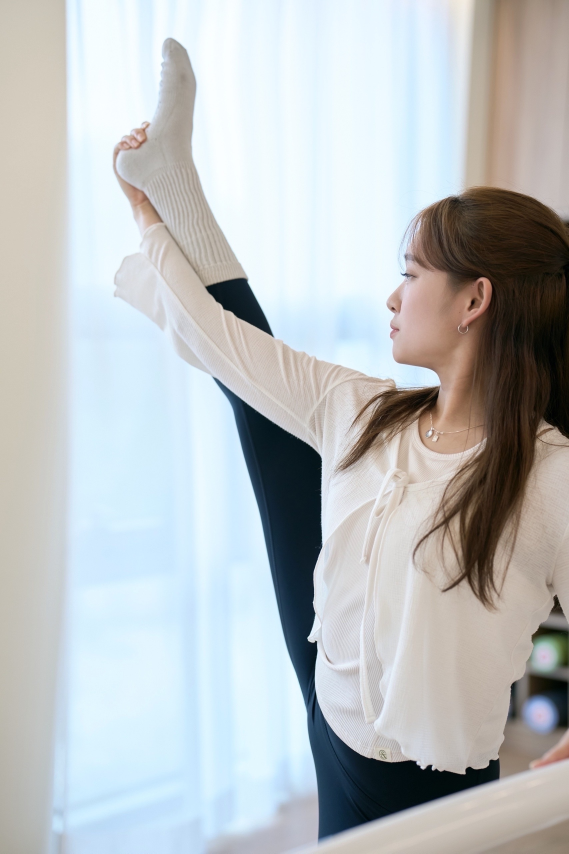
#> input picture instagram/KakaoTalk_20260512_142029503_01.jpg, 1707 x 2560 px (shown at 1/3 size)
$ python -i compose_cinqmondes_episodes.py   (imports and definitions only)
#> lines starting #> are read from the running program, lines starting #| are printed output that depends on the picture
### scripts/brand_constants.py
"""웰페리온 브랜드 상수 로더 (★정본 아님 — 원천은 ssot/brand.json)

슬라이드 합성 엔진 3종이 쓰는 색·폰트·로고 경로·브랜드 프리셋을 공급한다.
2026-07-24(배64) 이전에는 이 파일이 값의 정본이었으나, AI 가 브랜드 기준을 한 번에
학습할 수 있는 기계 원천이 필요해 원천을 ssot/brand.json 으로 옮겼다. 이 파일은
그걸 읽어 종전과 **같은 이름·같은 값**의 상수로 채우는 로더다(엔진 호환 유지·이미지 불변).

값의 원천 = ssot/brand.json (배64). 여기서 값을 고치지 말 것 — brand.json 을 고친 뒤
이 모듈을 다시 로드하면 반영된다. 이 파일은 brand.json 을 읽어 아래 동일한 이름·동일한 값의
상수로 채우는 로더다(공개 이름·값 불변 — 슬라이드 엔진 호환 유지).
JSON 로드 실패 시 조용히 죽지 않는다 — 하드코딩 폴백 값으로 채우고 stderr 에 [WARN] 을 남긴다
(콘텐츠 제작이 멈추면 안 된다).

소비처:
  - compose_barre.py  (사진형 1080x1080)
  - compose_ballet.py (compose_barre 레이아웃 재사용)
  - slide_compositor.py (텍스트형 1080x1350 / BRAND_PRESETS)

문서 정본: 웰페리온 ERP M1 "디자인 표준 마스터".
"""
from __future__ import annotations

import json
import sys
from pathlib import Path

# -----------------------------------------------------------------
# 경로
# -----------------------------------------------------------------
PROJECT_ROOT = Path.home() / "welperion-automation"
_BRAND_JSON = PROJECT_ROOT / "ssot" / "brand.json"

# -----------------------------------------------------------------
# ─────────────────────────────────────────────────────────────────────────────
# 하드코딩 폴백 값 — ssot/brand.json 로드 실패 시에만 쓰인다.
# ★여기를 고쳐도 평소에는 아무 효과가 없다(정상 경로는 brand.json 을 읽는다).
#   값을 바꾸려면 ssot/brand.json 을 고쳐라. 여기만 고치면 원천과 갈라져,
#   '고쳤는데 왜 안 바뀌지' + 'JSON 이 깨진 날에만 옛 색이 나오는' 최악의 조합이 된다.
#   폴백을 바꿔야 할 유일한 이유 = brand.json 을 고친 뒤 둘을 같은 값으로 맞출 때.
# ─────────────────────────────────────────────────────────────────────────────
# -----------------------------------------------------------------
_FALLBACK_FONT_DIR = PROJECT_ROOT / "2. 브랜드_자료" / "02_로고&워터마크&FONT" / "font"
_FALLBACK_LOGO_DIR = PROJECT_ROOT / "instagram" / "_assets" / "logo"

_FALLBACK = {
    "FONT_DIR": _FALLBACK_FONT_DIR,
    "FONT_BOLD": _FALLBACK_FONT_DIR / "Pretendard-Bold.otf",
    "FONT_SEMIBOLD": _FALLBACK_FONT_DIR / "Pretendard-SemiBold.otf",
    "FONT_MEDIUM": _FALLBACK_FONT_DIR / "Pretendard-Medium.otf",
    "LOGO_DIR": _FALLBACK_LOGO_DIR,
    "LOGO_WHITE_ALPHA": _FALLBACK_LOGO_DIR / "wellperion_white_alpha.png",
    "LOGO_BEIGE_ALPHA": _FALLBACK_LOGO_DIR / "wellperion_beige_alpha.png",
    "BEIGE": (183, 159, 138),
    "BLACK_BG": (34, 31, 32),
    "WHITE": (255, 255, 255),
    "GRAY": (170, 160, 152),
    "HIGHLIGHT": (237, 91, 63),
    "CHIP_BEIGE": (186, 162, 140),
    "SEP_LINE": (171, 161, 151),
    "DUOTONE_DARK": "#221F20",
    "DUOTONE_LIGHT": "#B79F8A",
    "BRAND_PRESETS": {
        "main": {
            "primary": (183, 159, 138), "background": (34, 31, 32), "accent": (237, 91, 63),
            "text": (255, 255, 255), "text_secondary": (183, 159, 138), "wordmark": "W  WELLPERION",
        },
        "sports_club": {
            "primary": (63, 113, 176), "background": (37, 59, 108), "accent": (183, 159, 138),
            "text": (255, 255, 255), "text_secondary": (210, 220, 240), "wordmark": "WELLPERION SPORTS CLUB",
        },
        "squash": {
            "primary": (210, 210, 210), "background": (119, 150, 142), "accent": (183, 159, 138),
            "text": (255, 255, 255), "text_secondary": (220, 230, 225), "wordmark": "W  SQUASH",
        },
        "pt": {
            "primary": (181, 72, 64), "background": (81, 43, 50), "accent": (183, 159, 138),
            "text": (255, 255, 255), "text_secondary": (220, 200, 195), "wordmark": "W  PT",
        },
        "golf": {
            "primary": (51, 115, 66), "background": (19, 33, 23), "accent": (183, 159, 138),
            "text": (255, 255, 255), "text_secondary": (200, 215, 200), "wordmark": "W  GOLF",
        },
        "swimming": {
            "primary": (33, 87, 104), "background": (23, 44, 66), "accent": (183, 159, 138),
            "text": (255, 255, 255), "text_secondary": (200, 215, 225), "wordmark": "W  SWIMMING",
        },
        "pilates": {
            "primary": (196, 69, 88), "background": (130, 42, 55), "accent": (183, 159, 138),
            "text": (255, 255, 255), "text_secondary": (230, 200, 205), "wordmark": "W  PILATES",
        },
        "gymnastic": {
            "primary": (194, 186, 214), "background": (86, 58, 97), "accent": (183, 159, 138),
            "text": (255, 255, 255), "text_secondary": (220, 215, 230), "wordmark": "W  GYMNASTIC",
        },
        "spa": {
            "primary": (201, 169, 110), "background": (250, 247, 242), "accent": (139, 26, 47),
            "text": (34, 31, 32), "text_secondary": (139, 26, 47), "wordmark": "WELLPERION × Cinq Mondes",
        },
    },
}


def _load() -> dict:
    """ssot/brand.json 에서 값을 읽어 로더용 딕셔너리로 변환. 실패 시 폴백 + [WARN]."""
    try:
        with open(_BRAND_JSON, "r", encoding="utf-8") as f:
#> (reads ssot/brand.json from the repository)
            data = json.load(f)

        def rgb(hex_entry: dict) -> tuple:
            return tuple(hex_entry["rgb"])

        core = data["colors"]["core"]
        presets_raw = data["colors"]["department_presets"]
        presets = {}
        for key, preset in presets_raw.items():
            presets[key] = {
                "primary": rgb(preset["primary"]),
                "background": rgb(preset["background"]),
                "accent": rgb(preset["accent"]),
                "text": rgb(preset["text"]),
                "text_secondary": rgb(preset["text_secondary"]),
                "wordmark": preset["wordmark"],
            }
#> further down, picture is the input picture: PIL image 1707x2560 RGB; mean R, G, B 187, 191.2, 192.8

        fonts = data["fonts"]
        logo = data["logo"]

        return {
            "FONT_DIR": Path(fonts["FONT_DIR"]),
            "FONT_BOLD": Path(fonts["FONT_BOLD"]),
            "FONT_SEMIBOLD": Path(fonts["FONT_SEMIBOLD"]),
            "FONT_MEDIUM": Path(fonts["FONT_MEDIUM"]),
            "LOGO_DIR": Path(logo["LOGO_DIR"]),
            "LOGO_WHITE_ALPHA": Path(logo["LOGO_WHITE_ALPHA"]),
            "LOGO_BEIGE_ALPHA": Path(logo["LOGO_BEIGE_ALPHA"]),
            "BEIGE": rgb(core["BEIGE"]),
            "BLACK_BG": rgb(core["BLACK_BG"]),
            "WHITE": rgb(core["WHITE"]),
            "GRAY": rgb(core["GRAY"]),
            "HIGHLIGHT": rgb(core["HIGHLIGHT"]),
            "CHIP_BEIGE": rgb(core["CHIP_BEIGE"]),
            "SEP_LINE": rgb(core["SEP_LINE"]),
            "DUOTONE_DARK": core["DUOTONE_DARK"],
            "DUOTONE_LIGHT": core["DUOTONE_LIGHT"],
            "BRAND_PRESETS": presets,
        }
    except Exception as exc:  # noqa: BLE001 — 조용한 실패 금지, 폴백으로 계속 진행
        print(f"[WARN] ssot/brand.json 로드 실패({exc}) — brand_constants.py 하드코딩 폴백 값 사용", file=sys.stderr)
        return _FALLBACK


_values = _load()

FONT_DIR = _values["FONT_DIR"]
FONT_BOLD = _values["FONT_BOLD"]
FONT_SEMIBOLD = _values["FONT_SEMIBOLD"]
FONT_MEDIUM = _values["FONT_MEDIUM"]

LOGO_DIR = _values["LOGO_DIR"]
LOGO_WHITE_ALPHA = _values["LOGO_WHITE_ALPHA"]
LOGO_BEIGE_ALPHA = _values["LOGO_BEIGE_ALPHA"]

# -----------------------------------------------------------------
# 브랜드 색상 (사진형 엔진 — compose_barre / compose_ballet 공유)
# -----------------------------------------------------------------
BEIGE = _values["BEIGE"]              # #B79F8A
BLACK_BG = _values["BLACK_BG"]        # #221F20
WHITE = _values["WHITE"]
GRAY = _values["GRAY"]                # 날짜·메타 텍스트
HIGHLIGHT = _values["HIGHLIGHT"]      # #ED5B3F 액센트 (텍스트형 main 프리셋)
CHIP_BEIGE = _values["CHIP_BEIGE"]    # 우상단 칩 배경
SEP_LINE = _values["SEP_LINE"]        # 표지 분리선 (compose_cover y=701~702)

# 듀오톤 기본 hex (BLACK + BEIGE — 발레·스쿼시 완성본 표준)
DUOTONE_DARK = _values["DUOTONE_DARK"]
DUOTONE_LIGHT = _values["DUOTONE_LIGHT"]

# -----------------------------------------------------------------
# 브랜드 프리셋 (241030 가이드 — 텍스트형 slide_compositor)
# -----------------------------------------------------------------
BRAND_PRESETS = _values["BRAND_PRESETS"]

### scripts/compose_cinqmondes_episodes.py
"""생크몽드(Cinq Mondes) IG 3편(Episode) 슬라이드 생성 (2026-06-11 GM 결재 · 보강).

생크몽드 팀 공유용 — 외부 파트너 스파 소개를 3편 에피소드로 전량 제작.
엔진 = compose_spa_cinqmondes / compose_barre 헬퍼 재사용(새 엔진 손코딩 금지).

편당 디자인(2026-06-11 GM 피드백 반영 — 편당 6장):
  - ig_01 = 표지(커버) — 웰페리온 1p 정본 65/35 구조(compose_barre.compose_cover 구조 차용),
    제목 영역에 생크몽드 브랜드색(버건디) 밴드 + 크림 글자·골드 분리선(2026-06-11 GM 피드백)
  - ig_02~05 = 본문 — 웰페리온 정본 본문(compose_barre.compose_story) 3단 구조 벤치마킹:
    하단 그라디언트 위 메타라인(회색) → 한글 대제목(크림 bold) → 서브텍스트(골드)
  - ig_06 = 임팩트 클로징 — 강한 타이포 + 공동 로고 + 우아한 여운 한 줄(문의 CTA 제거·세일즈 No)
  - 전 슬라이드: 좌상단 = 웰페리온 로고 / 우상단 = 생크몽드 로고 (공동 브랜딩)
  - 페이지 카운트 없음
  - 톤: 크림 #FAF7F2 / 버건디 #8B1A2F / 골드 #C9A96E

산출: instagram/260611_생크몽드_ep1|ep2|ep3/ (각 6장, ig_01~06)
"""
from __future__ import annotations

import sys
from pathlib import Path
from PIL import Image, ImageDraw, ImageFont, ImageEnhance

sys.path.insert(0, str(Path(__file__).parent))
from brand_constants import (
    PROJECT_ROOT,
    LOGO_WHITE_ALPHA,
    FONT_BOLD, FONT_SEMIBOLD, FONT_MEDIUM,
    BRAND_PRESETS,
)
from compose_barre import center_crop_fill

W, H = 1080, 1080

SPA = BRAND_PRESETS["spa"]
BG_IVORY = SPA["background"]
TEXT_DARK = SPA["text"]
WHITE = (255, 255, 255)

CINQ_LOGO = PROJECT_ROOT / "_assets" / "logo" / "cinq_mondes_logo_a.png"

# 2026-06-11 GM 피드백: 색 소프트화 — 버건디를 뮤트/라이트 톤으로 오버라이드
BURGUNDY = (162, 58, 76)          # 원본 #8B1A2F → 소프트 #A23A4C (명도↑·채도↓)
GOLD = SPA["primary"]             # #C9A96E 유지


# [17 lines left out: functions _load_font, _tint_logo, not called in this run]


def _spa_duotone(img: Image.Image) -> Image.Image:
    """표지 사진을 SPA 톤 듀오톤으로 변환 — dark=딥버건디 / light=크림.
    autocontrast로 톤 정규화(밝은 표지도 로고·텍스트 대비 확보, 편별 표지 일관)."""
    from PIL import ImageOps
    gray = ImageOps.autocontrast(img.convert("L"), cutoff=1)
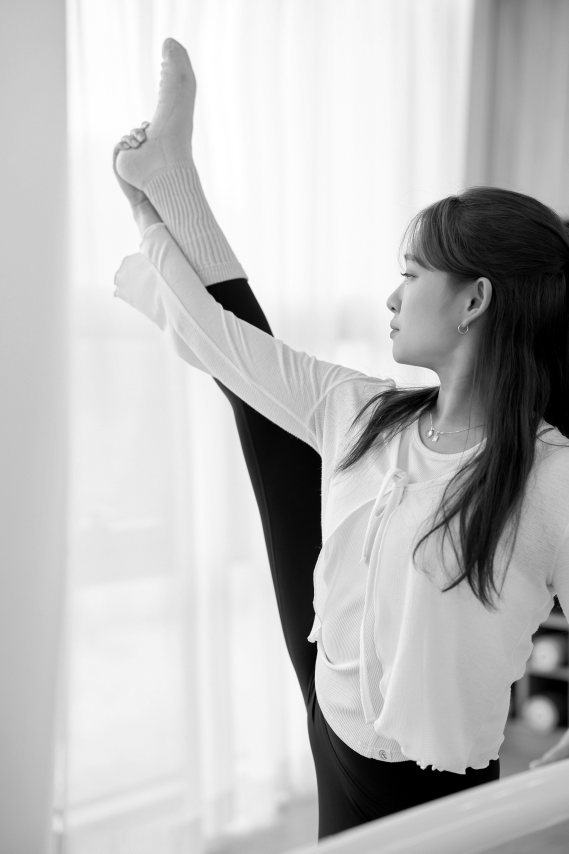
#> gray: PIL image 1707x2560 L (shown at 1/3 size); min 0, max 255, mean 189.1
    dr, dg, db = (90, 28, 42)        # 소프트화: 원본 (74,14,25) → 약간 밝게
    lr, lg, lb = BG_IVORY            # 크림 #FAF7F2
    r_lut = [int(dr + (lr - dr) * (i / 255)) for i in range(256)]
    g_lut = [int(dg + (lg - dg) * (i / 255)) for i in range(256)]
    b_lut = [int(db + (lb - db) * (i / 255)) for i in range(256)]
    return Image.merge("RGB", (gray.point(r_lut), gray.point(g_lut), gray.point(b_lut)))
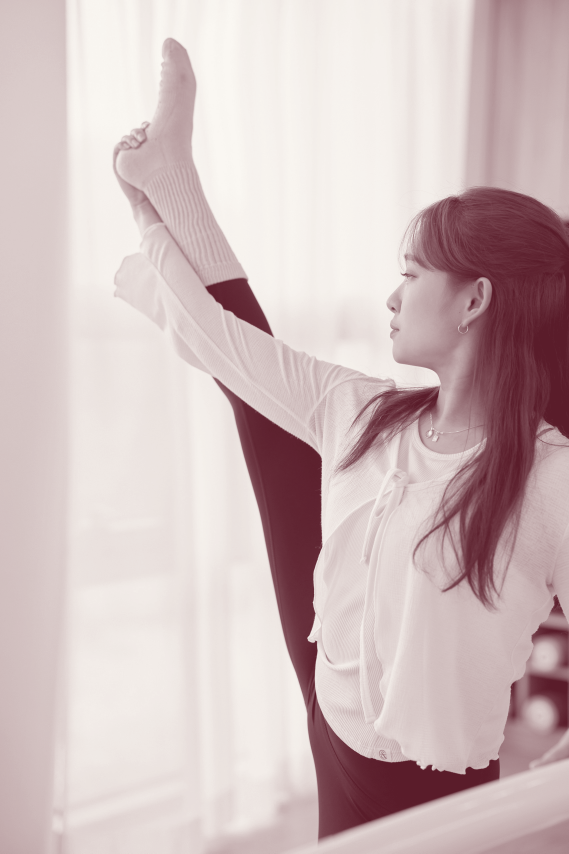
#> returned value: PIL image 1707x2560 RGB (shown at 1/3 size); mean R, G, B 208.2, 189.9, 189.8


# [203 lines left out: functions _paste_cinq_topright, _paste_wellperion_topleft, _apply_gradient, _wrap_text, compose_slide, compose_cover and 1 more, not called in this run]


# ---------------------------------------------------------------------------
SRC = PROJECT_ROOT / "instagram" / "Image" / "생크몽드_소개(원본 이미지)"

# 파일명 매핑(번호 → 실제 파일)
IMG = {
    "1-1": "1-1. DSC09492.jpg",
    "1-2": "1-2. DSC09443.jpg",
    "1-3": "1-3. DSC09485.jpg",
    "1-4": "1-4. DSC09488.jpg",
    "2-1": "2-1. DSC09461.jpg",
    "2-2": "2-2. DSC09463.jpg",
    "3":   "3. DSC09483.jpg",
    "4-1": "4-1. DSC09470.jpg",
    "4-2": "4-2. DSC09473.jpg",
    "5-1": "5-1. DSC09535.jpg",
    "5-2": "5-2. DSC09545.jpg",
    "6":   "6. DSC09496.jpg",
    "7-1": "7-1. DSC09439.jpg",
    "7-2": "7-2. DSC09441.jpg",
    "7-3": "7-3. DSC09442.jpg",
}

# 편당 6장 구성(2026-06-11 GM 피드백 보강):
#   cover  = ig_01 표지(정본 65/35·버건디 제목밴드) — (photo_key, title_eng, title_kor, date_location)
#   body   = ig_02~05 본문 4장(정본 compose_story 3단 구조) — (key, title_kor, sub_text, brightness)
#   closing= ig_06 임팩트 클로징 — (headline_lines, coda)  ※ 문의 CTA 제거, 여운 한 줄
DATE_LOCATION = "한남동 웰페리온 × Cinq Mondes"

EPISODES = {
    "ep1": {
        "cover": ("1-2", "PARIS, ARRIVED", "파리의 회복 의식이 한남동에", DATE_LOCATION),
        "body": [
            ("1-1", "5개 대륙의 뷰티 리추얼이 머무는 자리", "Cinq Mondes — 세계의 회복을 한 공간에", 0.88),
            ("1-3", "회복은 앉는 순간부터", "서두름을 내려놓는 고요한 공간", 0.88),
            ("1-4", "피부에 꼭 필요한 것만", "정직한 식물성 포뮬러", 0.88),
            ("2-1", "리추얼의 첫 인사", "발끝을 씻어내며 여는 환대", 0.88),
        ],
        "closing": (["운동은 웰페리온,", "회복은 Cinq Mondes —", "한 곳에서."],
                    "정말 좋은 공간은, 머무는 것만으로 충분합니다."),
    },
    "ep2": {
        "cover": ("2-2", "SLOW DOWN", "감각이 깨어나는 회복의 시간", DATE_LOCATION),
        "body": [
            ("4-1", "멈춤도 회복입니다", "호흡과 명상이 머무는 자리", 0.88),
            ("4-2", "긴장을 풀어내는 소리", "동양의 결을 따른 회복 리추얼", 0.88),
            ("6",   "머리끝부터 어깨까지", "피로를 덜어내는 깊은 손길", 0.88),
            ("3",   "한 걸음마다 깊어지는 몰입", "파리의 결을 따라 걷는 시간", 0.88),
        ],
        "closing": (["운동은 웰페리온,", "회복은 Cinq Mondes —", "한 곳에서."],
                    "잘 쉰 하루가, 가장 좋은 내일을 만듭니다."),
    },
    "ep3": {
        "cover": ("5-1", "THE RITUAL", "회복이 완성되는 자리", DATE_LOCATION),
        "body": [
            ("7-1", "회복의 모든 단계", "5개 세계의 식물이 한 벽에", 0.88),
            ("7-3", "시간이 갈수록 건강해지는 피부", "고농축 식물 오일의 정성", 0.88),
            ("7-2", "향으로 마무리하는 리추얼", "회복의 여운을 가지고 돌아갑니다", 0.88),
            ("5-2", "깊은 회복의 정점", "시그니처 리추얼", 0.62),
        ],
        "closing": (["운동은 웰페리온,", "회복은 Cinq Mondes —", "한 곳에서 완성됩니다."],
                    "좋은 공간은, 오래 기억에 남습니다."),
    },
}


# [28 lines left out: function main, not called in this run]


# [2 lines not run here, left out]

>>> from PIL import Image
>>> picture = Image.open('../instagram/KakaoTalk_20260512_142029503_01.jpg')
>>> result = _spa_duotone(picture)
